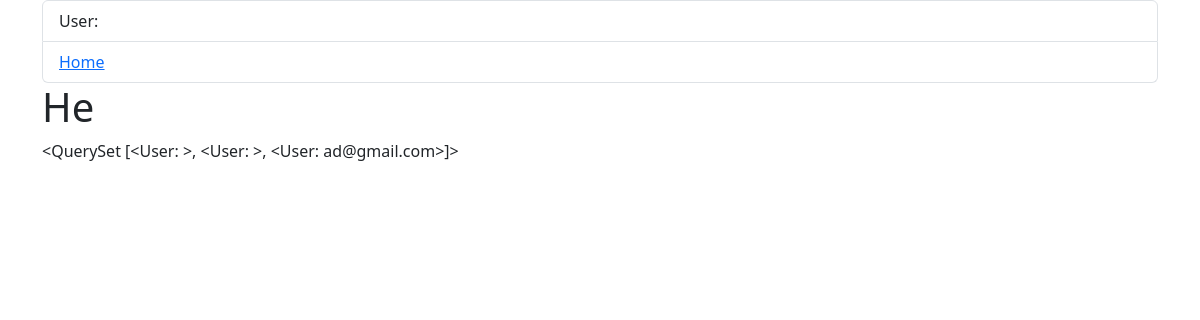
/profile/ (signed in), run on an earlier commit of the app's database.
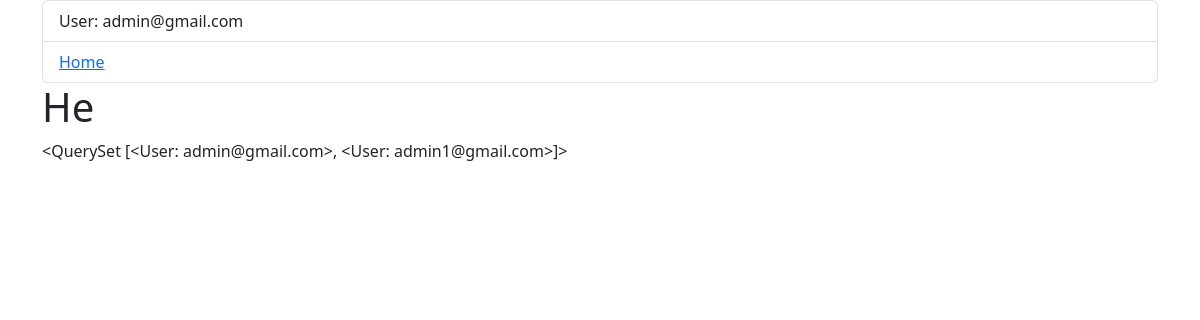
And on a later commit of the database.
### crud/models.py (models this page shows)
class User(AbstractUser):
    email = models.EmailField(
        _('email address'),
        unique=True,
    )
    USERNAME_FIELD = 'email'  # For authentication
    REQUIRED_FIELDS = ['username']  # For superuser

### crud/views.py (the view)
# urls.py: path('profile/', views.ProfileView.as_view(), name='profile'),
class ProfileView(View):
    template_name = 'profile.html'
    def get(self, request):
        data = models.User.objects.all()
        return render(request, self.template_name, {'data':data})

### templates/profile.html
{% extends 'base.html' %}
{% block content %}
<h1>He</h1>
{{data}}
{% endblock %}

### templates/base.html (shortened to what this page needs)
<!DOCTYPE html>
<html lang="en">
<head>
    <link href="https://cdn.jsdelivr.net/npm/bootstrap@5.3.2/dist/css/bootstrap.min.css" rel="stylesheet"
>
</head>
<body class="container">
    <ul class="list-group">
        <li class="list-group-item">
            User: {{ user }}
        </li>
        <li class="list-group-item">
            <a href="{% url 'home' %}">Home</a>
        </li>
    </ul>
    {% block content %}
    {% endblock %}
</body>
</html>

What changed in the data, as far as the page shows it:
changed User: is_active+password+email (not shown) → "admin@gmail.com"; email.email "<QuerySet [<User: >, <User: >, <User: ad@gmail.com>]>" → "<QuerySet [<User: admin@gmail.com>, <User: admin1@gmail.com>]>"
